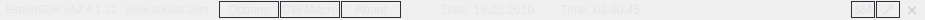
    <widget class="QWidget" name="wdgTopPanel" native="true">
     <property name="minimumSize">
      <size>
       <width>0</width>
       <height>20</height>
      </size>
     </property>
     <property name="maximumSize">
      <size>
       <width>16777215</width>
       <height>20</height>
      </size>
     </property>
     <property name="styleSheet">
      <string notr="true">QWidget {
        background:  qlineargradient(x1: 0, y1: 0, x2: 0, y2: 1,
stop: 0 #858890, stop:0.45 #525661, stop:0.5 #313542, stop: 1 #343946);
    color: #E5E5E5;; /*#ceeefa */
        border: 0px solid #124159;
}

QPushButton {
/*color: #E5E5E5;*/
border: 1px solid #2e3236;
border-radius: 0px;
background-color:  qlineargradient(x1: 0, y1: 0, x2: 0, y2: 1,
stop: 0 #bfbfbf, stop:0.45 #515253, stop:0.5 #25272b, stop: 1 #2e3236);
}
QPushButton:hover {
background-color: qlineargradient(x1: 0, y1: 0, x2: 0, y2: 1,
stop: 0 #eeeeee, stop:0.5 #5b5e63, stop:0.55 #363b3d, stop: 1 #5d606b);
color: WHITE;
border: 0px solid #cd6907;
}
QPushButton:pressed {
background-color:qlineargradient(x1: 0, y1: 0, x2: 0, y2: 1,
stop: 0 #f4d4b4, stop:0.45 #b77738, stop:0.5 #a7601b, stop: 1 #884d12);
/*background-color: qlineargradient(x1: 0, y1: 0, x2: 0, y2: 1,
stop: 0 #267194, stop:0.45 #307FA4, stop:0.5 #3987AC, stop: 1 #549EC1); */
color: WHITE;
border: 1px solid #124159;
}
QPushButton:flat {
border: none; /* no border for a flat push button */
}
QPushButton::checked {
background-color:qlineargradient(x1: 0, y1: 0, x2: 0, y2: 1,
stop: 0 #f4d4b4, stop:0.45 #b77738, stop:0.5 #a7601b, stop: 1 #884d12);
color: WHITE;
border: 1px solid #124159;
}
QPushButton:default {
border-color: navy; /* make the default button prominent */
}

</string>
     </property>
     <layout class="QHBoxLayout" name="horizontalLayout_3">
      <property name="spacing">
       <number>1</number>
      </property>
      <property name="leftMargin">
       <number>0</number>
      </property>
      <property name="topMargin">
       <number>0</number>
      </property>
      <property name="rightMargin">
       <number>2</number>
      </property>
      <property name="bottomMargin">
       <number>0</number>
      </property>
      <item>
       <widget class="QLabel" name="label_5">
        <property name="text">
         <string>&lt;!DOCTYPE HTML PUBLIC &quot;-//W3C//DTD HTML 4.0//EN&quot; &quot;http://www.w3.org/TR/REC-html40/strict.dtd&quot;&gt;
&lt;html&gt;&lt;head&gt;&lt;meta name=&quot;qrichtext&quot; content=&quot;1&quot; /&gt;&lt;style type=&quot;text/css&quot;&gt;
p, li { white-space: pre-wrap; }
&lt;/style&gt;&lt;/head&gt;&lt;body style=&quot; font-family:'MS Shell Dlg 2'; font-size:8.25pt; font-weight:400; font-style:normal;&quot;&gt;
&lt;p style=&quot; margin-top:0px; margin-bottom:0px; margin-left:0px; margin-right:0px; -qt-block-indent:0; text-indent:0px;&quot;&gt;&lt;span style=&quot; font-size:8pt;&quot;&gt;  ExpertSDR vA2.4.1.21   www.sunsdr.com   &lt;/span&gt;&lt;/p&gt;&lt;/body&gt;&lt;/html&gt;</string>
        </property>
       </widget>
      </item>
      <item>
       <widget class="QPushButton" name="pbOptions">
        <property name="minimumSize">
         <size>
          <width>60</width>
          <height>17</height>
         </size>
        </property>
        <property name="maximumSize">
         <size>
          <width>60</width>
          <height>17</height>
         </size>
        </property>
        <property name="toolTip">
         <string>ExpertSDR options</string>
        </property>
        <property name="styleSheet">
         <string notr="true">ExpertSDR options</string>
        </property>
        <property name="text">
         <string>Options</string>
        </property>
        <property name="checkable">
         <bool>false</bool>
        </property>
       </widget>
      </item>
      <item>
       <widget class="QPushButton" name="pbCwMacro">
        <property name="enabled">
         <bool>true</bool>
        </property>
        <property name="minimumSize">
         <size>
          <width>60</width>
          <height>17</height>
         </size>
        </property>
        <property name="maximumSize">
         <size>
          <width>60</width>
          <height>17</height>
         </size>
        </property>
        <property name="toolTip">
         <string>CW Macros</string>
        </property>
        <property name="styleSheet">
         <string notr="true"/>
        </property>
        <property name="text">
         <string>CW Macro</string>
        </property>
        <property name="checkable">
         <bool>false</bool>
        </property>
       </widget>
      </item>
      <item>
       <widget class="QPushButton" name="pbAbout">
        <property name="minimumSize">
         <size>
          <width>60</width>
          <height>17</height>
         </size>
        </property>
        <property name="maximumSize">
         <size>
          <width>60</width>
          <height>17</height>
         </size>
        </property>
        <property name="toolTip">
         <string>About ExpertSDR</string>
        </property>
        <property name="styleSheet">
         <string notr="true">About Program</string>
        </property>
        <property name="text">
         <string>About</string>
        </property>
        <property name="checkable">
         <bool>false</bool>
        </property>
       </widget>
      </item>
      <item>
       <spacer name="horizontalSpacer_6">
        <property name="orientation">
         <enum>Qt::Horizontal</enum>
        </property>
        <property name="sizeHint" stdset="0">
         <size>
          <width>40</width>
          <height>20</height>
         </size>
        </property>
       </spacer>
      </item>
      <item>
       <widget class="QLabel" name="lbDate">
        <property name="toolTip">
         <string>Local/UTC Date</string>
        </property>
        <property name="text">
         <string>Date: 18.02.2010     </string>
        </property>
       </widget>
      </item>
      <item>
       <widget class="QPushButton" name="pbTime">
        <property name="minimumSize">
         <size>
          <width>100</width>
          <height>17</height>
         </size>
        </property>
        <property name="maximumSize">
         <size>
          <width>100</width>
          <height>17</height>
         </size>
        </property>
        <property name="toolTip">
         <string>Local/UTC Time</string>
        </property>
        <property name="styleSheet">
         <string notr="true">QWidget {
        background:  qlineargradient(x1: 0, y1: 0, x2: 0, y2: 1,
stop: 0 #858890, stop:0.45 #525661, stop:0.5 #313542, stop: 1 #343946);
    color: #E5E5E5;; /*#ceeefa */
        border: 0px solid #124159;
}</string>
        </property>
        <property name="text">
         <string>Time: 03:40:45 </string>
        </property>
        <property name="checkable">
         <bool>false</bool>
        </property>
       </widget>
      </item>
      <item>
       <spacer name="horizontalSpacer_5">
        <property name="orientation">
         <enum>Qt::Horizontal</enum>
        </property>
        <property name="sizeHint" stdset="0">
         <size>
          <width>40</width>
          <height>20</height>
         </size>
        </property>
       </spacer>
      </item>
      <item>
       <widget class="QWidget" name="widget_14" native="true">
        <property name="minimumSize">
         <size>
          <width>157</width>
          <height>0</height>
         </size>
        </property>
       </widget>
      </item>
      <item>
       <widget class="QPushButton" name="pbSm">
        <property name="enabled">
         <bool>true</bool>
        </property>
        <property name="minimumSize">
         <size>
          <width>24</width>
          <height>17</height>
         </size>
        </property>
        <property name="maximumSize">
         <size>
          <width>24</width>
          <height>17</height>
         </size>
        </property>
        <property name="font">
         <font>
          <family>Calibri</family>
          <pointsize>10</pointsize>
          <weight>75</weight>
          <bold>true</bold>
         </font>
        </property>
        <property name="toolTip">
         <string>Open/close S-meter window</string>
        </property>
        <property name="styleSheet">
         <string notr="true"/>
        </property>
        <property name="text">
         <string>SM</string>
        </property>
        <property name="checkable">
         <bool>true</bool>
        </property>
        <property name="checked">
         <bool>false</bool>
        </property>
       </widget>
      </item>
      <item>
       <widget class="QPushButton" name="pbShowFullScreen">
        <property name="minimumSize">
         <size>
          <width>24</width>
          <height>17</height>
         </size>
        </property>
        <property name="maximumSize">
         <size>
          <width>24</width>
          <height>17</height>
         </size>
        </property>
        <property name="font">
         <font>
          <family>Calibri</family>
          <pointsize>12</pointsize>
          <weight>75</weight>
          <bold>true</bold>
         </font>
        </property>
        <property name="toolTip">
         <string>Full screen</string>
        </property>
        <property name="styleSheet">
         <string notr="true"/>
        </property>
        <property name="text">
         <string>↗</string>
        </property>
        <property name="checkable">
         <bool>true</bool>
        </property>
       </widget>
      </item>
      <item>
       <widget class="QPushButton" name="pbClose">
        <property name="minimumSize">
         <size>
          <width>22</width>
          <height>17</height>
         </size>
        </property>
        <property name="maximumSize">
         <size>
          <width>24</width>
          <height>17</height>
         </size>
        </property>
        <property name="font">
         <font>
          <family>Calibri</family>
          <pointsize>14</pointsize>
          <weight>50</weight>
          <bold>false</bold>
         </font>
        </property>
        <property name="toolTip">
         <string>Close ExpertSDR</string>
        </property>
        <property name="styleSheet">
         <string notr="true">/*QPushButton {
color: #E5E5E5;
border: 1px solid #124159;
border-radius: 0px;
background-color: qlineargradient(x1: 0, y1: 0, x2: 0, y2: 1,
stop: 0 #f4d4b4, stop:0.45 #b77738, stop:0.5 #a7601b, stop: 1 #884d12);
min-width: 22px;
}
QPushButton:hover {
background-color: qlineargradient(x1: 0, y1: 0, x2: 0, y2: 1,
stop: 0 #fffbd8, stop:0.5 #ed9640, stop:0.55 #da7610, stop: 1 #cd6907);
color: WHITE;
border: 0px solid #cd6907;
}
QPushButton:pressed {
background-color: qlineargradient(x1: 0, y1: 0, x2: 0, y2: 1,
stop: 0 #fff8d2, stop:0.45 #ee9a46, stop:0.5 #db7814, stop: 1 #cd6907);
color: WHITE;
border: 1px solid #7a5e44;
}
QPushButton:flat {
border: none; 
}
QPushButton::checked {
background-color:qlineargradient(x1: 0, y1: 0, x2: 0, y2: 1,
stop: 0 #c1813e, stop:0.55 #704a25, stop:0.58 #a86827, stop: 1 #a35d17);
color: WHITE;
border: 1px solid #124159;
}

QPushButton:default {
border-color: navy;
} */
QPushButton { /* all types of tool button */ 
color: #CACACA;
border: 0px solid #2e3236; /*#848584;*/
border-radius: 0px;
background-color: qlineargradient(x1: 0, y1: 0, x2: 0, y2: 1,
stop: 0 #e70707, stop:0.45 #c80909, stop:0.5 #bc0e0c, stop: 1 #810302);
min-width: 22px;
}

QPushButton:hover { /* all types of tool button */
color: #CACACA;
border: 1px solid #a75757; /*#848584;*/
border-radius: 0px;
background-color: qlineargradient(x1: 0, y1: 0, x2: 0, y2: 1,
stop: 0 #e70707, stop:0.45 #c80909, stop:0.5 #bc0e0c, stop: 1 #810302);
}

QPushButton:pressed {
background-color:qlineargradient(x1: 0, y1: 0, x2: 0, y2: 1,
stop: 0 #730302, stop:0.45 #b00100, stop:0.5 #c20102, stop: 1 #c20102);
color: #CACACA;
border: 1px solid #2e3236;
}

QPushButton:checked {
background-color:qlineargradient(x1: 0, y1: 0, x2: 0, y2: 1,
stop: 0 #730302, stop:0.45 #b00100, stop:0.5 #c20102, stop: 1 #c20102);
color: #050505;
border: 1px solid #2e3236;
}

/* the subcontrols below are used only in the MenuButtonPopup mode */
QPushButton::menu-button {
border: 1px solid gray;
border-top-right-radius: 6px;
border-bottom-right-radius: 6px;
/* 16px width + 4px for border = 20px allocated above */
width: 16px;
}

QPushButton::menu-arrow {
image: url(downarrow.png);
}

QPushButton::menu-arrow:open {
top: 1px; left: 1px; /* shift it a bit */
}</string>
        </property>
        <property name="text">
         <string>×</string>
        </property>
        <property name="checkable">
         <bool>false</bool>
        </property>
       </widget>
      </item>
     </layout>
    </widget>
